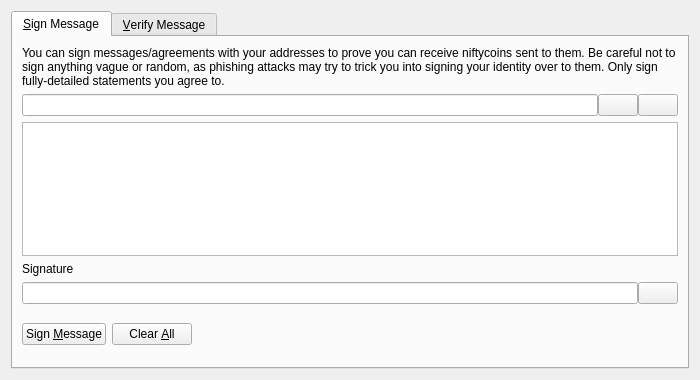
<?xml version="1.0" encoding="UTF-8"?>
<ui version="4.0">
 <class>SignVerifyMessageDialog</class>
 <widget class="QDialog" name="SignVerifyMessageDialog">
  <property name="geometry">
   <rect>
    <x>0</x>
    <y>0</y>
    <width>700</width>
    <height>380</height>
   </rect>
  </property>
  <property name="windowTitle">
   <string>Signatures - Sign / Verify a Message</string>
  </property>
  <property name="modal">
   <bool>true</bool>
  </property>
  <layout class="QVBoxLayout" name="verticalLayout">
   <item>
    <widget class="QTabWidget" name="tabWidget">
     <property name="currentIndex">
      <number>0</number>
     </property>
     <widget class="QWidget" name="tabSignMessage">
      <attribute name="title">
       <string>&amp;Sign Message</string>
      </attribute>
      <layout class="QVBoxLayout" name="verticalLayout_SM">
       <item>
        <widget class="QLabel" name="infoLabel_SM">
         <property name="text">
          <string>You can sign messages/agreements with your addresses to prove you can receive niftycoins sent to them. Be careful not to sign anything vague or random, as phishing attacks may try to trick you into signing your identity over to them. Only sign fully-detailed statements you agree to.</string>
         </property>
         <property name="textFormat">
          <enum>Qt::PlainText</enum>
         </property>
         <property name="wordWrap">
          <bool>true</bool>
         </property>
        </widget>
       </item>
       <item>
        <layout class="QHBoxLayout" name="horizontalLayout_1_SM">
         <property name="spacing">
          <number>0</number>
         </property>
         <item>
          <widget class="QValidatedLineEdit" name="addressIn_SM">
           <property name="toolTip">
            <string>The NiftyCoin address to sign the message with</string>
           </property>
          </widget>
         </item>
         <item>
          <widget class="QPushButton" name="addressBookButton_SM">
           <property name="toolTip">
            <string>Choose previously used address</string>
           </property>
           <property name="text">
            <string/>
           </property>
           <property name="icon">
            <iconset resource="../bitcoin.qrc">
             <normaloff>:/icons/address-book</normaloff>:/icons/address-book</iconset>
           </property>
           <property name="shortcut">
            <string>Alt+A</string>
           </property>
           <property name="autoDefault">
            <bool>false</bool>
           </property>
          </widget>
         </item>
         <item>
          <widget class="QPushButton" name="pasteButton_SM">
           <property name="toolTip">
            <string>Paste address from clipboard</string>
           </property>
           <property name="text">
            <string/>
           </property>
           <property name="icon">
            <iconset resource="../bitcoin.qrc">
             <normaloff>:/icons/editpaste</normaloff>:/icons/editpaste</iconset>
           </property>
           <property name="shortcut">
            <string>Alt+P</string>
           </property>
           <property name="autoDefault">
            <bool>false</bool>
           </property>
          </widget>
         </item>
        </layout>
       </item>
       <item>
        <widget class="QPlainTextEdit" name="messageIn_SM">
         <property name="toolTip">
          <string>Enter the message you want to sign here</string>
         </property>
        </widget>
       </item>
       <item>
        <widget class="QLabel" name="signatureLabel_SM">
         <property name="text">
          <string>Signature</string>
         </property>
         <property name="textFormat">
          <enum>Qt::PlainText</enum>
         </property>
        </widget>
       </item>
       <item>
        <layout class="QHBoxLayout" name="horizontalLayout_2_SM">
         <property name="spacing">
          <number>0</number>
         </property>
         <item>
          <widget class="QLineEdit" name="signatureOut_SM">
           <property name="font">
            <font>
             <italic>true</italic>
            </font>
           </property>
           <property name="readOnly">
            <bool>true</bool>
           </property>
          </widget>
         </item>
         <item>
          <widget class="QPushButton" name="copySignatureButton_SM">
           <property name="toolTip">
            <string>Copy the current signature to the system clipboard</string>
           </property>
           <property name="text">
            <string/>
           </property>
           <property name="icon">
            <iconset resource="../bitcoin.qrc">
             <normaloff>:/icons/editcopy</normaloff>:/icons/editcopy</iconset>
           </property>
           <property name="autoDefault">
            <bool>false</bool>
           </property>
          </widget>
         </item>
        </layout>
       </item>
       <item>
        <layout class="QHBoxLayout" name="horizontalLayout_3_SM">
         <item>
          <widget class="QPushButton" name="signMessageButton_SM">
           <property name="toolTip">
            <string>Sign the message to prove you own this NiftyCoin address</string>
           </property>
           <property name="text">
            <string>Sign &amp;Message</string>
           </property>
           <property name="icon">
            <iconset resource="../bitcoin.qrc">
             <normaloff>:/icons/edit</normaloff>:/icons/edit</iconset>
           </property>
           <property name="autoDefault">
            <bool>false</bool>
           </property>
          </widget>
         </item>
         <item>
          <widget class="QPushButton" name="clearButton_SM">
           <property name="toolTip">
            <string>Reset all sign message fields</string>
           </property>
           <property name="text">
            <string>Clear &amp;All</string>
           </property>
           <property name="icon">
            <iconset resource="../bitcoin.qrc">
             <normaloff>:/icons/remove</normaloff>:/icons/remove</iconset>
           </property>
           <property name="autoDefault">
            <bool>false</bool>
           </property>
          </widget>
         </item>
         <item>
          <spacer name="horizontalSpacer_1_SM">
           <property name="orientation">
            <enum>Qt::Horizontal</enum>
           </property>
           <property name="sizeHint" stdset="0">
            <size>
             <width>40</width>
             <height>48</height>
            </size>
           </property>
          </spacer>
         </item>
         <item>
          <widget class="QLabel" name="statusLabel_SM">
           <property name="font">
            <font>
             <weight>75</weight>
             <bold>true</bold>
            </font>
           </property>
           <property name="text">
            <string/>
           </property>
           <property name="wordWrap">
            <bool>true</bool>
           </property>
          </widget>
         </item>
         <item>
          <spacer name="horizontalSpacer_2_SM">
           <property name="orientation">
            <enum>Qt::Horizontal</enum>
           </property>
           <property name="sizeHint" stdset="0">
            <size>
             <width>40</width>
             <height>48</height>
            </size>
           </property>
          </spacer>
         </item>
        </layout>
       </item>
      </layout>
     </widget>
     <widget class="QWidget" name="tabVerifyMessage">
      <attribute name="title">
       <string>&amp;Verify Message</string>
      </attribute>
      <layout class="QVBoxLayout" name="verticalLayout_VM">
       <item>
        <widget class="QLabel" name="infoLabel_VM">
         <property name="text">
          <string>Enter the receiver's address, message (ensure you copy line breaks, spaces, tabs, etc. exactly) and signature below to verify the message. Be careful not to read more into the signature than what is in the signed message itself, to avoid being tricked by a man-in-the-middle attack. Note that this only proves the signing party receives with the address, it cannot prove sendership of any transaction!</string>
         </property>
         <property name="textFormat">
          <enum>Qt::PlainText</enum>
         </property>
         <property name="alignment">
          <set>Qt::AlignLeading|Qt::AlignLeft|Qt::AlignTop</set>
         </property>
         <property name="wordWrap">
          <bool>true</bool>
         </property>
        </widget>
       </item>
       <item>
        <layout class="QHBoxLayout" name="horizontalLayout_1_VM">
         <property name="spacing">
          <number>0</number>
         </property>
         <item>
          <widget class="QValidatedLineEdit" name="addressIn_VM">
           <property name="toolTip">
            <string>The NiftyCoin address the message was signed with</string>
           </property>
          </widget>
         </item>
         <item>
          <widget class="QPushButton" name="addressBookButton_VM">
           <property name="toolTip">
            <string>Choose previously used address</string>
           </property>
           <property name="text">
            <string/>
           </property>
           <property name="icon">
            <iconset resource="../bitcoin.qrc">
             <normaloff>:/icons/address-book</normaloff>:/icons/address-book</iconset>
           </property>
           <property name="shortcut">
            <string>Alt+A</string>
           </property>
           <property name="autoDefault">
            <bool>false</bool>
           </property>
          </widget>
         </item>
        </layout>
       </item>
       <item>
        <widget class="QPlainTextEdit" name="messageIn_VM"/>
       </item>
       <item>
        <widget class="QValidatedLineEdit" name="signatureIn_VM"/>
       </item>
       <item>
        <layout class="QHBoxLayout" name="horizontalLayout_2_VM">
         <item>
          <widget class="QPushButton" name="verifyMessageButton_VM">
           <property name="toolTip">
            <string>Verify the message to ensure it was signed with the specified NiftyCoin address</string>
           </property>
           <property name="text">
            <string>Verify &amp;Message</string>
           </property>
           <property name="icon">
            <iconset resource="../bitcoin.qrc">
             <normaloff>:/icons/transaction_0</normaloff>:/icons/transaction_0</iconset>
           </property>
           <property name="autoDefault">
            <bool>false</bool>
           </property>
          </widget>
         </item>
         <item>
          <widget class="QPushButton" name="clearButton_VM">
           <property name="toolTip">
            <string>Reset all verify message fields</string>
           </property>
           <property name="text">
            <string>Clear &amp;All</string>
           </property>
           <property name="icon">
            <iconset resource="../bitcoin.qrc">
             <normaloff>:/icons/remove</normaloff>:/icons/remove</iconset>
           </property>
           <property name="autoDefault">
            <bool>false</bool>
           </property>
          </widget>
         </item>
         <item>
          <spacer name="horizontalSpacer_1_VM">
           <property name="orientation">
            <enum>Qt::Horizontal</enum>
           </property>
           <property name="sizeHint" stdset="0">
            <size>
             <width>40</width>
             <height>48</height>
            </size>
           </property>
          </spacer>
         </item>
         <item>
          <widget class="QLabel" name="statusLabel_VM">
           <property name="font">
            <font>
             <weight>75</weight>
             <bold>true</bold>
            </font>
           </property>
           <property name="text">
            <string/>
           </property>
           <property name="wordWrap">
            <bool>true</bool>
           </property>
          </widget>
         </item>
         <item>
          <spacer name="horizontalSpacer_2_VM">
           <property name="orientation">
            <enum>Qt::Horizontal</enum>
           </property>
           <property name="sizeHint" stdset="0">
            <size>
             <width>40</width>
             <height>48</height>
            </size>
           </property>
          </spacer>
         </item>
        </layout>
       </item>
      </layout>
     </widget>
    </widget>
   </item>
  </layout>
 </widget>
 <customwidgets>
  <customwidget>
   <class>QValidatedLineEdit</class>
   <extends>QLineEdit</extends>
   <header>qvalidatedlineedit.h</header>
  </customwidget>
 </customwidgets>
 <resources>
  <include location="../bitcoin.qrc"/>
 </resources>
 <connections/>
</ui>
